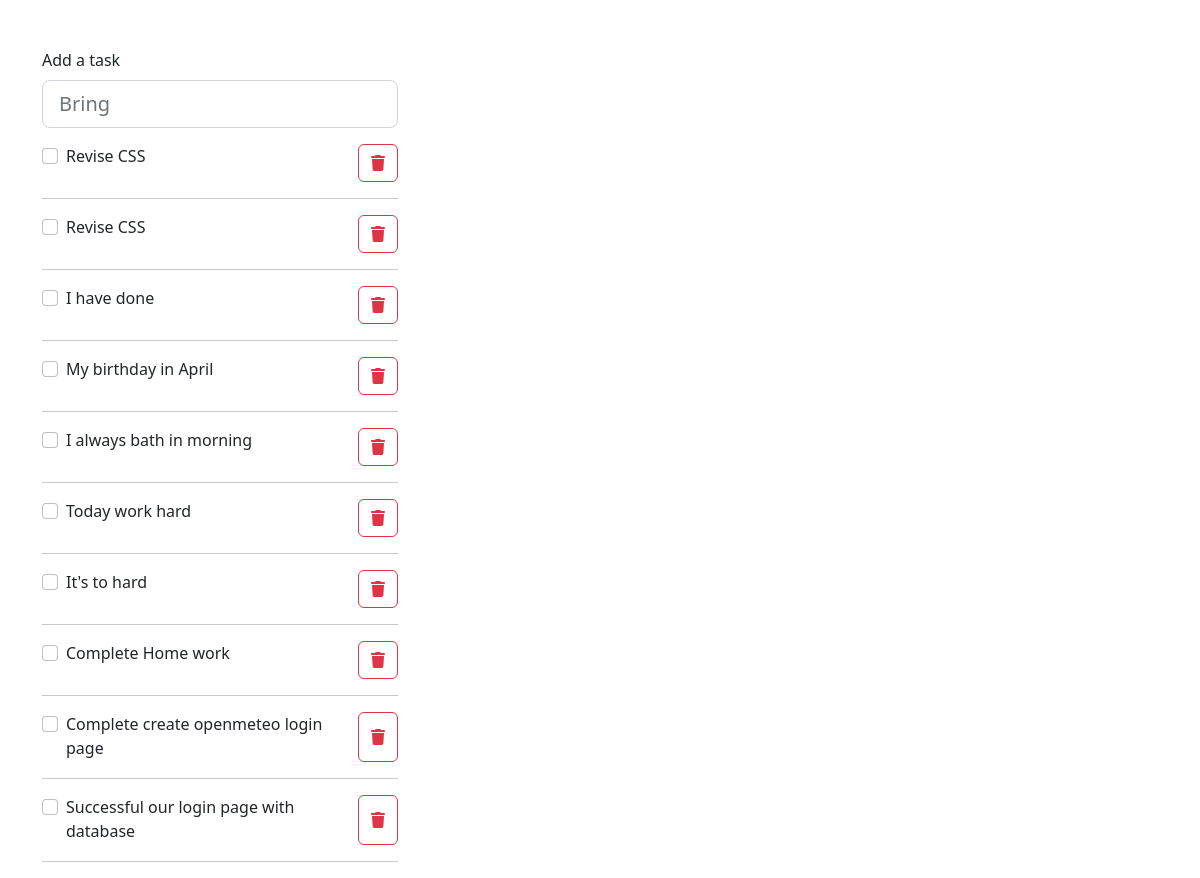
The app's page /, older data.
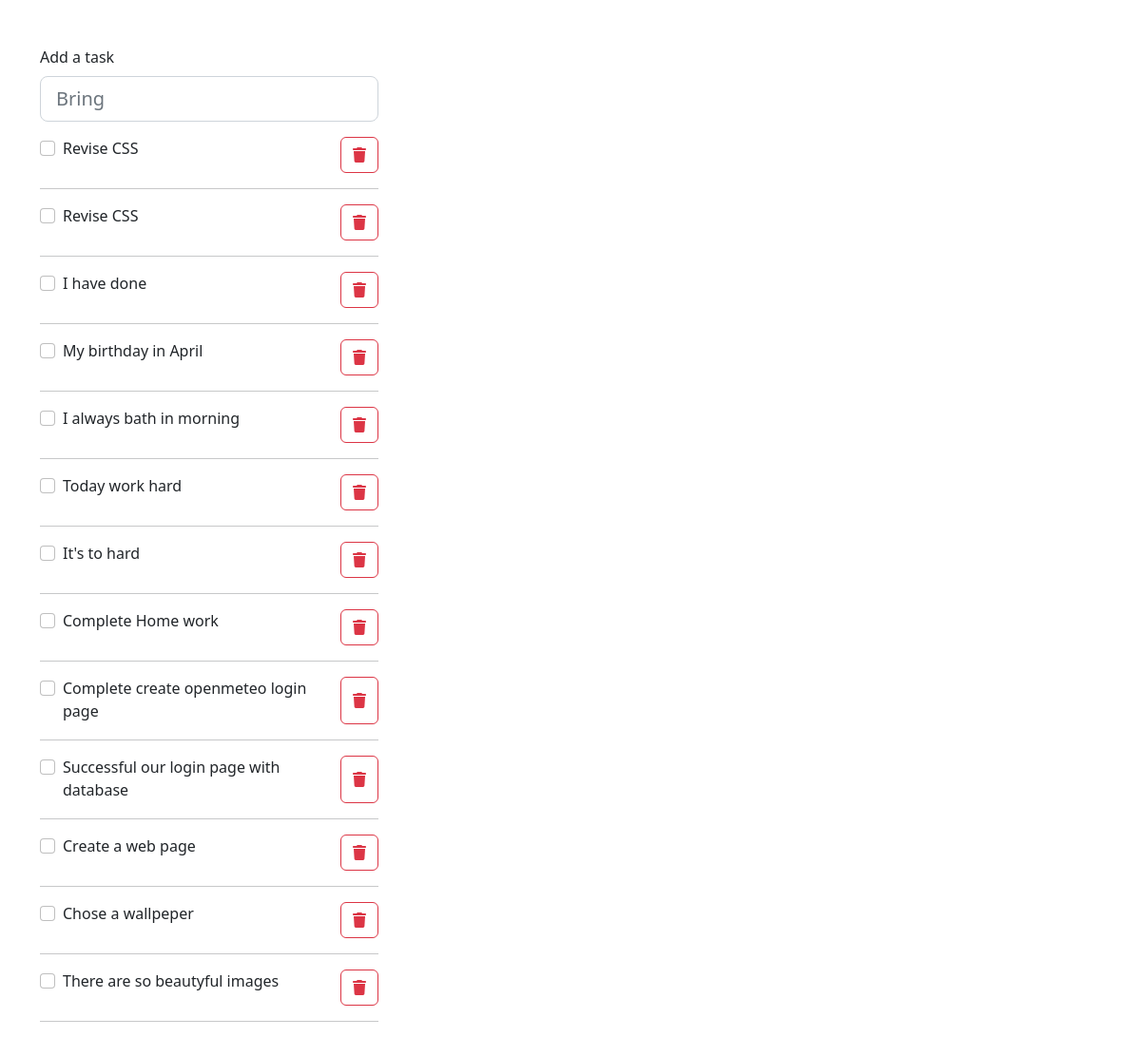
The same page, newer data.
### home/models.py (models this page shows, shortened)
class Task(models.Model):
    title = models.CharField(max_length=200)
    is_completed = models.BooleanField(default=False)
    create = models.DateTimeField(auto_now_add=True)

### home/views.py (the view)
# urls.py: path('', views.index, name="home"),
def index( request):
    context = {
        'task_list' : Task.objects.all()
    }
    return render(request, 'index.html',  context)

### templates/index.html (shortened to what this page needs)
<!doctype html>
<html lang="en">
<head>
  <link href="https://cdn.jsdelivr.net/npm/bootstrap@5.2.1/dist/css/bootstrap.min.css" rel="stylesheet"
>
    <link rel="stylesheet" href="https://cdnjs.cloudflare.com/ajax/libs/font-awesome/6.2.0/css/all.min.css"
 />
</head>
<body>
  <main>
     <div class="container">
      <div class="row">
        <div class="col-md-4">
          {% include 'todo_list.html' %}
        </div>
      </div>
     </div>
  </main>
</body>
</html>

### templates/todo_list.html (shortened to what this page needs)
<div id="todo-list" class="pt-5">
    <form class="d-flex" hx-post="{% url 'add' %}">
        <div class="col">
            <div class="mb-3">
                <label for="task" class="form-label">Add a task</label>
                <input type="text" name="task" id="task" class="form-control form-control-lg" placeholder="Bring">
            </div>
        </div>
    </form>
    <div class="col">
        {% for item in task_list %}
        <div class="d-flex justify-content-between">
            {% if item.is_completed %}
            <div class="form-check form-check-inline">
                <input class="form-check-input" type="checkbox" id="{{item.title}}" value="{{item.id}}"
                    hx-get="{% url 'update' item.id %}" checked>
                <label class="form-check-label" for="{{item.title}}">
                    <del>{{item.title}}</del>
                </label>
            </div>
            {% else %}
            <div class="form-check form-check-inline">
                <input class="form-check-input" type="checkbox" id="{{item.title}}" value="{{item.id}}"
                    hx-get="{% url 'update' item.id %}">
                <label class="form-check-label" for="{{item.title}}">{{item.title}}</label>
            </div>
            {% endif %}
            <button type="button" class="btn btn-outline-danger"   hx-get="{% url 'delete' item.id %}">
                <i class="fa fa-trash"></i>
            </button>
        </div>
        <hr>
        {% empty %}
        <div class="alert alert-warning" role="alert">
            Please enter a task
        </div>
        {% endfor %}
    </div>
</div>

Row changes from the older to the newer data that the page shows:
added Task: title "Create a web page"
added Task: title "Chose a wallpeper"
added Task: title "There are so beautyful images"
